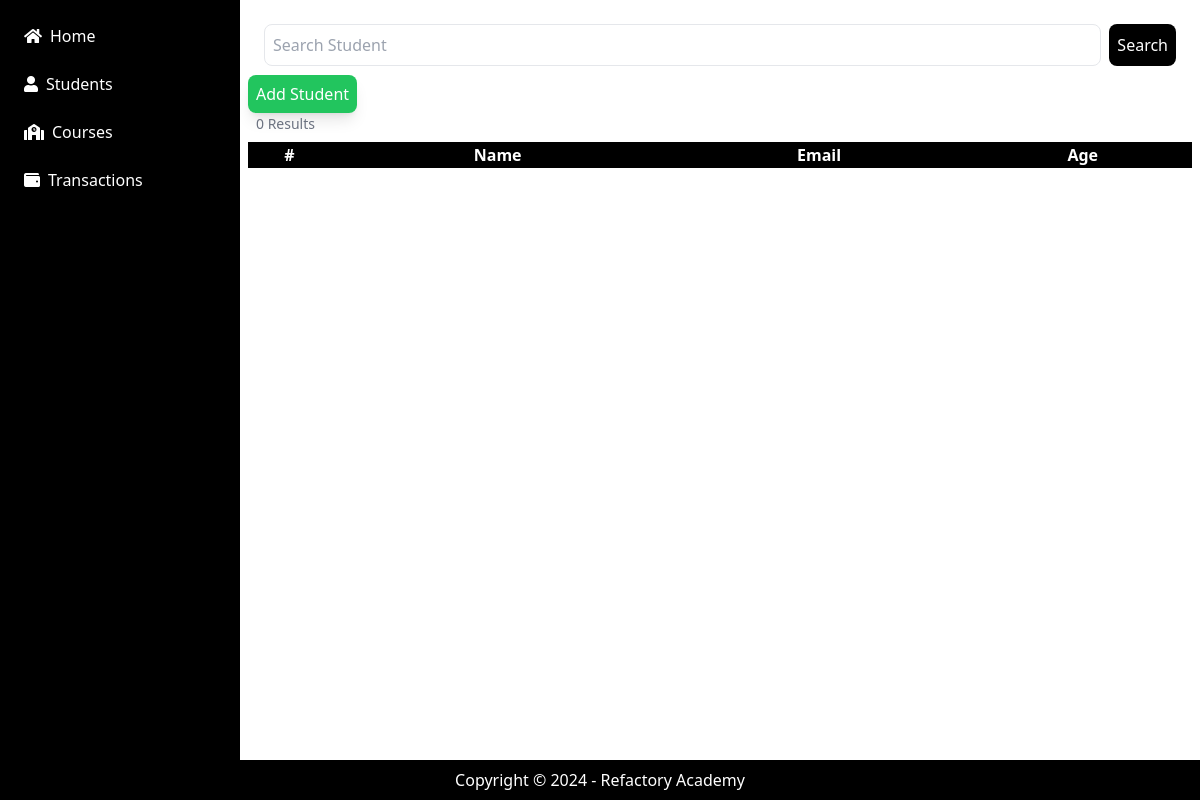
The app's page /students/, older data.
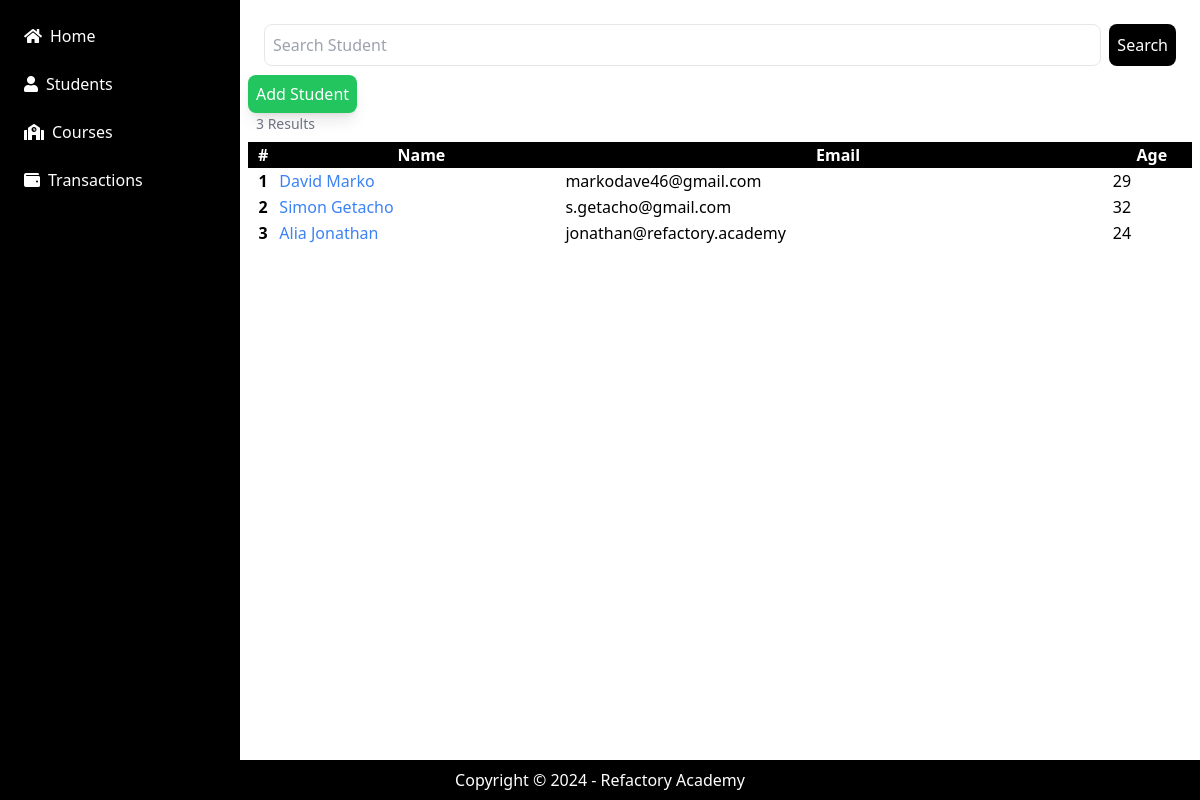
The same page, newer data.
### application/models.py (models this page shows)
class Student(models.Model):
    first_name = models.CharField(max_length=255)
    last_name = models.CharField(max_length=255)
    email = models.EmailField(max_length=254)
    age = models.IntegerField()
    gender = models.CharField(max_length=255)

### application/views.py (the view)
# urls.py: path('students/', studentsList, name="students"),
def studentsList(request):
    if request.method == "POST":
        query = request.POST['query']
        all_students = Student.objects.filter(first_name__contains=query)
    else:
        all_students = Student.objects.all()
    result_count = len(all_students)
    context = {
        'all_students': all_students,
        'result_count': result_count
    }
    template = loader.get_template("student_list.html")
    return HttpResponse(template.render(context))

### application/templates/student_list.html
{% extends 'base.html' %}
{% block content %}
<form method="post" class="flex gap-2 p-4">
    <input type="text" name="query" required minlength="3" placeholder="Search Student" class="p-2 rounded-lg border w-full">
    <button class="p-2 bg-black text-white rounded-lg" type="submit"> Search </button>
</form>
<a href="/student/add" class="p-2 bg-green-500 text-white rounded-lg shadow-lg"> Add Student </a>
<p class="text-sm text-gray-500 p-2"> {{ result_count }} Results </p>
<table class="w-full">
    <thead class="bg-black text-white">
        <tr>
            <th> # </th>
            <th> Name </th>
            <th> Email </th>
            <th> Age </th>
        </tr>
    </thead>
    <tbody>
        {% for student in all_students %}
            <tr class="p-2">
                <th> {{ student.id }} </th>
                <td> <a href="/student/view/{{ student.id }}" class="text-blue-500">  {{ student.first_name }} {{ student.last_name }} </a> </td>
                <td> {{ student.email }} </td>
                <td> {{ student.age }} </td>
            </tr>
        {% endfor %}
    </tbody>
</table>
{% endblock %}

Row changes from the older to the newer data that the page shows:
added Student: id "1", first_name "David", last_name "Marko", email "markodave46@gmail.com", age "29"
added Student: id "2", first_name "Simon", last_name "Getacho", email "s.getacho@gmail.com", age "32"
added Student: id "3", first_name "Alia", last_name "Jonathan", email "jonathan@refactory.academy", age "24"
Text that changed along with them:
{{ result_count }}: "0" → "3"
